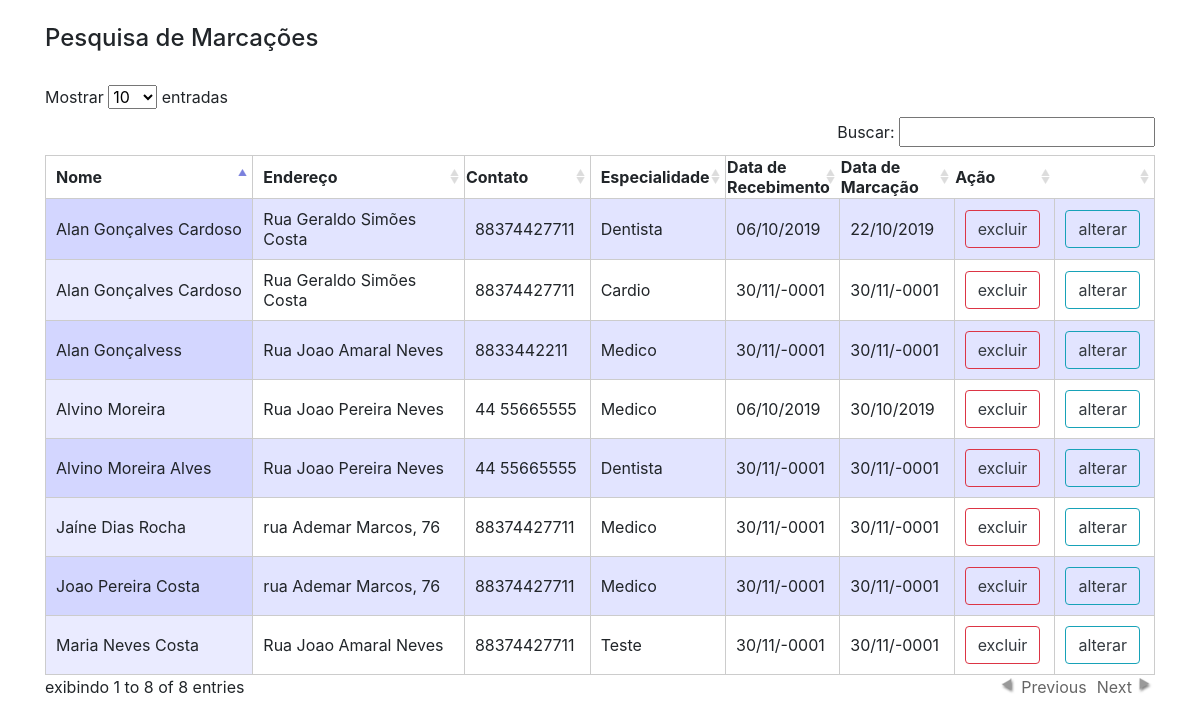
The page /ver/index.php on the database its author committed.
### tables this page shows
CREATE TABLE IF NOT EXISTS `marcacao` (
  `id` int(11) NOT NULL AUTO_INCREMENT,
  `nome` varchar(100) NOT NULL,
  `endereco` varchar(255) NOT NULL,
  `espec` int(11) NOT NULL,
  `data_rec` date NOT NULL,
  `data_marc` date NOT NULL,
  `contato` varchar(15) NOT NULL,
  `sus` varchar(50) NOT NULL,
  PRIMARY KEY (`id`)
);

CREATE TABLE IF NOT EXISTS `especialidade` (
  `id` int(11) NOT NULL AUTO_INCREMENT,
  `nome` varchar(50) NOT NULL,
  PRIMARY KEY (`id`)
);

### ver/index.php (the view, shortened to what this page needs)
<?php
 include $_SERVER['DOCUMENT_ROOT']."/style.php";
 $servername = "localhost";
 $username = "root";
 $password = "37371406";
 $dbname = "cdpessoa";
 $PHP_SELF = $_SERVER['PHP_SELF'] ;
 function mostraespecialidade($esp){
 $connect = mysql_connect('localhost','root','37371406');
 $query = sprintf("SELECT nome FROM especialidade WHERE id = $esp");
 $dados = mysql_query($query, $connect) or die(mysql_error());
 $row = mysql_fetch_assoc($dados);
 $result = $row['nome'];
 		return $result;
 	}
 $conn = new mysqli($servername, $username, $password, $dbname);
$sql = "SELECT id, nome, endereco, contato, espec, data_rec, data_marc FROM marcacao";
$result = $conn->query($sql);
?>
<html>
<head>
<?php
echo $head_style;
?>
</head>
<body>
<br>
<div class="container">
<h4>Pesquisa de Marcações</h4>
<br>
<table id="paulista2013">
<thead>
	<tr>
		<th id="tdnome">Nome</th><th id="tdend">Endereço</th><th>Contato</th><th id="tdesp">Especialidade</th><th>Data de Recebimento</th><th>Data de Marcação</th><th>Ação</th><th>&nbsp;</th>
		</tr>
</thead>
	<tbody>
<?php
if ($result->num_rows > 0) {
    while($row = $result->fetch_assoc()) {
		$data_rec = date('d/m/Y', strtotime($row["data_rec"]));
		$data_marc = date('d/m/Y', strtotime($row["data_marc"]));
	$idpessoa = $row['id'];
      $url = "$PHP_SELF?excluir=$idpessoa";
		echo "		<tr>
						<td>" . $row["nome"]. "</td><td>" . $row["endereco"]. "</td><td>" . $row["contato"]. "</td><td>" .mostraespecialidade($row["espec"]). "</td><td>" .$data_rec. "</td>
						<td>" . $data_marc . "</td><td><a class='text-dark btn btn-outline-danger' href='$url'>excluir</a></td><td><a class='text-dark btn btn-outline-info' href='acao.php?alterar=".$row["id"]."'>alterar</a></td>
					</tr>
";
    }
} else {
    echo "Não a resultados";
}
?>
</table>
</div>
</body>
</html>

### style.php
<?php
$css_bootstrap_min = "/bootstrap-4.3.1/css/bootstrap.min.css";
$bootstrap_min_js = "/bootstrap-4.3.1/js/bootstrap.min.js";
$jquery_min_js = "/bootstrap-4.3.1/jquery.min.js";
$popper_min_js = "/bootstrap-4.3.1/popper.min.js";
$head_style = "<head>
<title>REGULAÇÃO - SMS ITINGA</title>
<meta charset='utf-8'>
<meta name='viewport' content='width=device-width, initial-scale=2'>
<link rel='stylesheet' href='$css_bootstrap_min'>
<script src='$jquery_min_js'></script>
<script src='$popper_min_js'></script>
<script src='$bootstrap_min_js'></script>
</head>";
?>

### ver/Styles/demo_table.css (style rules this page uses)
.sorting_asc { background: url('../images/sort_asc.png') no-repeat center right; }
.sorting { background: url('../images/sort_both.png') no-repeat center right; }
tr.odd { background-color: #E2E4FF; }
tr.even { background-color: white; }
tr.odd td.sorting_1 { background-color: #D3D6FF; }
tr.even td.sorting_1 { background-color: #EAEBFF; }

### ver/index.php (style rules this page uses)
table { width:100%; border-collapse:collapse; border:1px solid #CCC; }
#paulista2013 tr { border:1px solid #CCC; }
#paulista2013 td { width:90px; height:40px; padding:10px; border:1px solid #CCC; }
#tdend { width:270px; height:40px; padding:10px; border:1px solid #CCC; }
#tdnome { width:260px; height:40px; padding:10px; border:1px solid #CCC; }
#tdesp { width:120px; height:40px; padding:10px; border:1px solid #CCC; }

### rows shown on the page
marcacao: nome "Jaíne Dias Rocha", endereco "rua Ademar Marcos, 76", contato "88374427711", espec.nome "Medico", data_rec "30/11/-0001", data_marc "30/11/-0001"
marcacao: nome "Alan Gonçalvess", endereco "Rua Joao Amaral Neves", contato "8833442211", espec.nome "Medico", data_rec "30/11/-0001", data_marc "30/11/-0001"
marcacao: nome "Maria Neves Costa", endereco "Rua Joao Amaral Neves", contato "88374427711", espec.nome "Teste", data_rec "30/11/-0001", data_marc "30/11/-0001"
marcacao: nome "Joao Pereira Costa", endereco "rua Ademar Marcos, 76", contato "88374427711", espec.nome "Medico", data_rec "30/11/-0001", data_marc "30/11/-0001"
marcacao: nome "Alvino Moreira Alves", endereco "Rua Joao Pereira Neves", contato "44 55665555", espec.nome "Dentista", data_rec "30/11/-0001", data_marc "30/11/-0001"
marcacao: nome "Alan Gonçalves Cardoso", endereco "Rua Geraldo Simões Costa", contato "88374427711", espec.nome "Dentista", data_rec "06/10/2019", data_marc "22/10/2019"
marcacao: nome "Alan Gonçalves Cardoso", endereco "Rua Geraldo Simões Costa", contato "88374427711", espec.nome "Cardio", data_rec "30/11/-0001", data_marc "30/11/-0001"
marcacao: nome "Alvino Moreira", endereco "Rua Joao Pereira Neves", contato "44 55665555", espec.nome "Medico", data_rec "06/10/2019", data_marc "30/10/2019"
